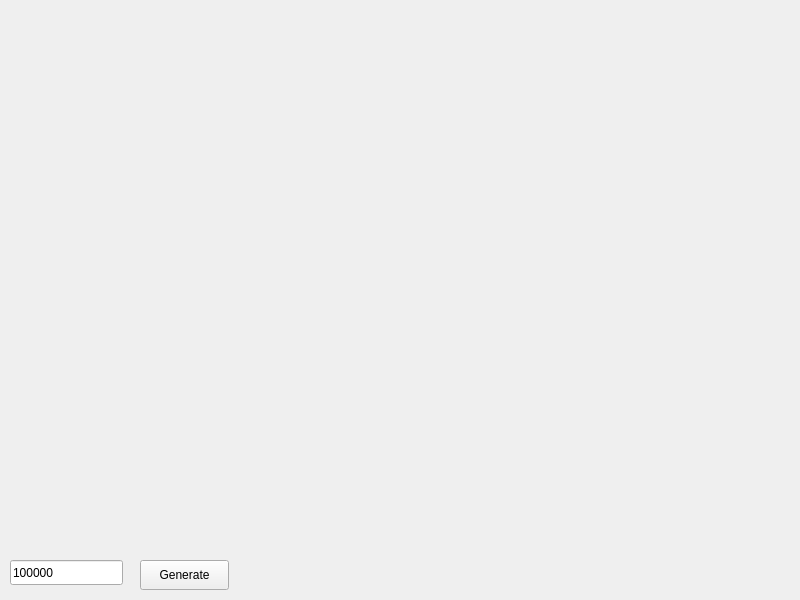
<?xml version="1.0" encoding="UTF-8"?>
<ui version="4.0">
 <class>MainWindow</class>
 <widget class="QMainWindow" name="MainWindow">
  <property name="geometry">
   <rect>
    <x>0</x>
    <y>0</y>
    <width>800</width>
    <height>600</height>
   </rect>
  </property>
  <property name="windowTitle">
   <string>MainWindow</string>
  </property>
  <widget class="QWidget" name="centralWidget">
   <widget class="QPushButton" name="pushButton">
    <property name="geometry">
     <rect>
      <x>140</x>
      <y>560</y>
      <width>89</width>
      <height>30</height>
     </rect>
    </property>
    <property name="text">
     <string>Generate</string>
    </property>
    <property name="default">
     <bool>false</bool>
    </property>
   </widget>
   <widget class="QLineEdit" name="lineEdit">
    <property name="geometry">
     <rect>
      <x>10</x>
      <y>560</y>
      <width>113</width>
      <height>25</height>
     </rect>
    </property>
    <property name="text">
     <string>100000</string>
    </property>
   </widget>
   <widget class="QWidget" name="widget" native="true">
    <property name="geometry">
     <rect>
      <x>-1</x>
      <y>-1</y>
      <width>800</width>
      <height>550</height>
     </rect>
    </property>
   </widget>
   <widget class="QLabel" name="label">
    <property name="geometry">
     <rect>
      <x>260</x>
      <y>565</y>
      <width>59</width>
      <height>21</height>
     </rect>
    </property>
    <property name="text">
     <string/>
    </property>
   </widget>
   <zorder>label</zorder>
   <zorder>pushButton</zorder>
   <zorder>lineEdit</zorder>
   <zorder>widget</zorder>
  </widget>
 </widget>
 <layoutdefault spacing="6" margin="11"/>
 <resources/>
 <connections/>
</ui>
